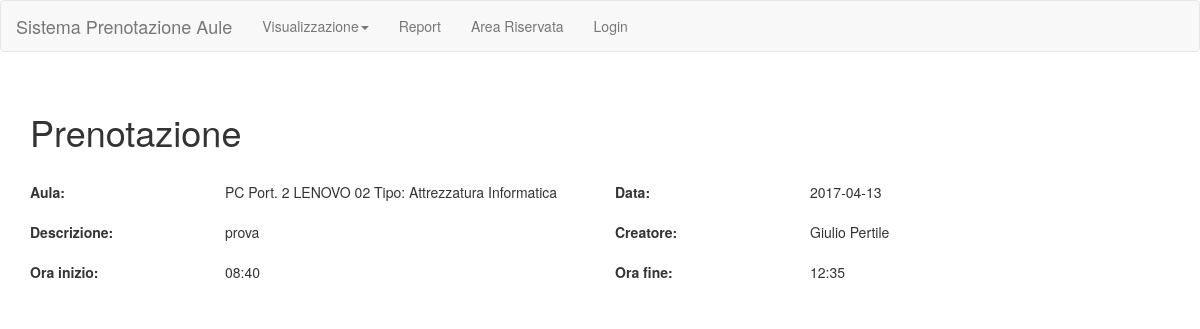
The page /info?utente=giuliopertile&aula=2&dettagli=prova&inizio=2017-04-13 08:40:00&fine=2017-04-13 12:35:00 on the database its author committed.
### tables this page shows
CREATE TABLE `aula` (
  `numero` int(11) NOT NULL,
  `nome` varchar(20) NOT NULL,
  `descrizione` varchar(50) DEFAULT NULL,
  `type` enum('Attrezzatura Informatica','Aule speciali','Piano Rialzato','Primo Piano','Secondo Piano') NOT NULL
);

CREATE TABLE `utenti` (
  `username` varchar(20) NOT NULL,
  `password` varchar(20) NOT NULL,
  `admin` enum('si','no') NOT NULL DEFAULT 'no',
  `nome` varchar(20) NOT NULL,
  `attivo` enum('si','no') NOT NULL DEFAULT 'no'
);

### script/sql.php (called while the page is built, shortened)
<?php
function init()
{
    $servername = "localhost";
    $username = "root";
    $password = "";
    $dbname = "aule";
    $conn = new mysqli($servername, $username, $password, $dbname);
    return $conn;
}
function users()
{
    $sql = "SELECT *
			FROM utenti";
    $conn = init();
    $result = null;
    if ($stmt = $conn->prepare($sql)) {
        $stmt->execute();
        $result = $stmt->get_result();
    }
    return $result;
}
function rooms()
{
    $sql = "SELECT *
			FROM aula";
    $conn = init();
    $result = null;
    if ($stmt = $conn->prepare($sql)) {
        $stmt->execute();
        $result = $stmt->get_result();
    }
    return $result;
}
?>

### info.php (the view, shortened to what this page needs)
<?php
include("script/recursive.php");
$utente = $_REQUEST['utente'];
$aula = $_REQUEST['aula'];
$dettagli = $_REQUEST['dettagli'];
?>
<html>
<head>
</head>
<body>
<br>
<div class="container">
    <h1>Prenotazione</h1><br>
    <div class="row form-group">
        <div class="col-sm-2">
            <label for="aula">Aula: </label>
        </div>
        <div class="col-sm-4">
            <?php
            $result = rooms();
            if (isset($result) && $result != null) {
                while ($row = $result->fetch_assoc()) {
                    if ($row['numero'] == $aula) echo $row["nome"] . " Tipo: " . $row["type"];
                }
            }
            ?>
        </div>
        <div class="col-sm-2">
            <label for="date">Data: </label>
        </div>
        <div class="col-sm-4">
            <?php echo date("Y-m-d", strtotime($_REQUEST['inizio'])); ?>
        </div>
    </div>
    <div class="row form-group">
        <div class="col-sm-2">
            <label for="descrizione">Descrizione: </label>
        </div>
        <div class="col-sm-4">
            <?php echo $dettagli; ?>
        </div>
        <div class="col-sm-2">
            <label for="descrizione">Creatore: </label>
        </div>
        <div class="col-sm-4">
            <?php
            $result = users();
            if (isset($result) && $result != null) {
                while ($row = $result->fetch_assoc()) {
                    if ($row['username'] == $utente) echo $row['nome'];
                }
            }
            ?>
        </div>
    </div>
    <div class="row form-group">
        <div class="col-sm-2">
            <label for="orai">Ora inizio: </label>
        </div>
        <div class="col-sm-4">
            <?php echo date("H:i", strtotime($_REQUEST['inizio'])); ?>
        </div>
        <div class="col-sm-2">
            <label for="oraf">Ora fine: </label>
        </div>
        <div class="col-sm-4">
            <?php echo date("H:i", strtotime($_REQUEST['fine'])); ?>
        </div>
    </div>
</div>
</body>
</html>

### rows shown on the page
aula: nome "PC Port. 2 LENOVO 02", type "Attrezzatura Informatica"
utenti: nome "Giulio Pertile"

### other values the page prints
$user "Area Riservata"
$log "Login"
date("Y-m-d", strtotime($_REQUEST['inizio'])) "2017-04-13"
$dettagli "prova"
date("H:i", strtotime($_REQUEST['inizio'])) "08:40"
date("H:i", strtotime($_REQUEST['fine'])) "12:35"
